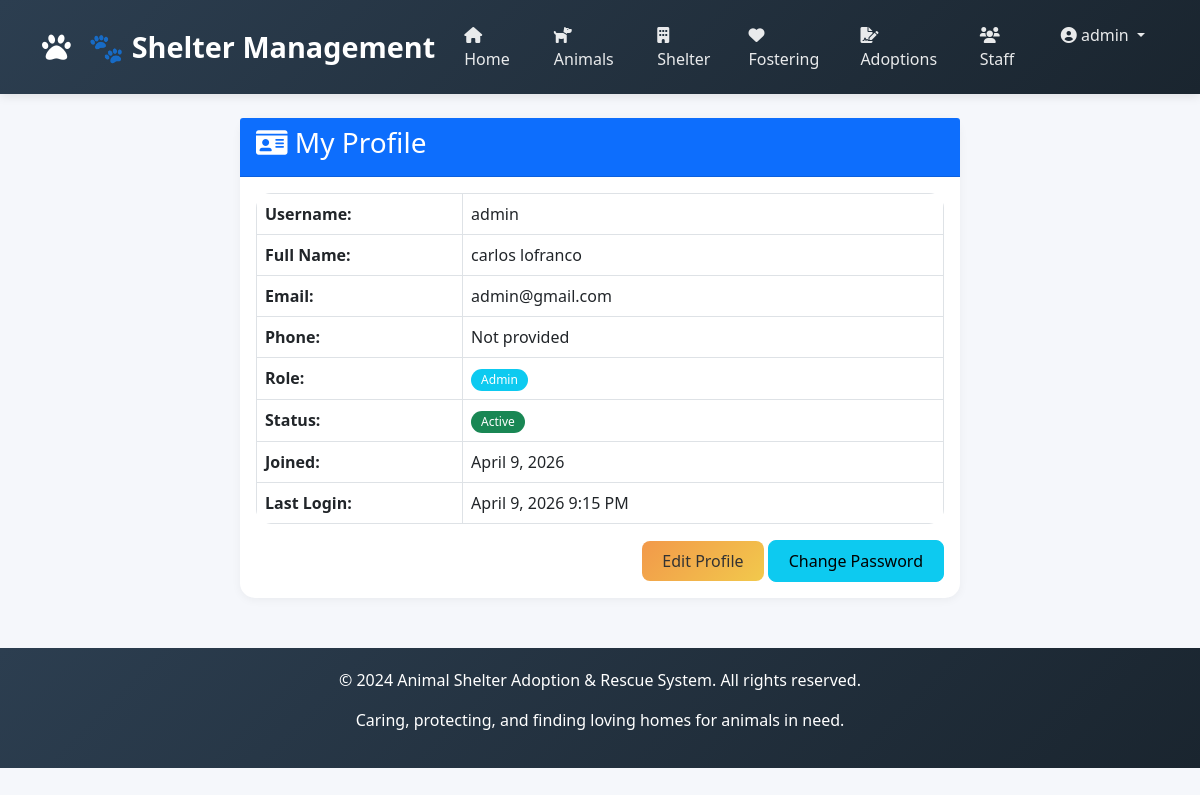
/accounts/profile/ (signed in), run on the app's committed database.
### apps/accounts/models.py (models this page shows, shortened)
class Staff(AbstractUser):
    ROLE_CHOICES = [
        ('Admin', 'Admin'),
        ('Manager', 'Manager'),
        ('Vet', 'Veterinarian'),
        ('Staff', 'Staff'),
        ('Volunteer', 'Volunteer'),
    ]
    staff_id = models.AutoField(primary_key=True)
    first_name = models.CharField(max_length=100)
    last_name = models.CharField(max_length=100)
    role = models.CharField(max_length=20, choices=ROLE_CHOICES, default='Staff')
    phone = models.CharField(max_length=20, blank=True, null=True)
    email = models.EmailField(unique=True)
    username = models.CharField(max_length=100, unique=True)
    status = models.BooleanField(default=True)
    date_joined = models.DateTimeField(default=timezone.now)
    last_login = models.DateTimeField(null=True, blank=True)
    USERNAME_FIELD = 'username'
    REQUIRED_FIELDS = ['email', 'first_name', 'last_name']
    class Meta:
        db_table = 'staff'

### apps/accounts/views.py (the view)
# urls.py: path('profile/', views.profile, name='profile'),
@login_required
def profile(request):
    return render(request, 'accounts/profile.html', {'user': request.user})

### templates/accounts/profile.html
{% extends 'base.html' %}
{% block content %}
<div class="container">
    <div class="row justify-content-center">
        <div class="col-md-8">
            <div class="card">
                <div class="card-header bg-primary text-white">
                    <h3><i class="fas fa-id-card"></i> My Profile</h3>
                </div>
                <div class="card-body">
                    <table class="table table-bordered">
                        <tr>
                            <th width="30%">Username:</th>
                            <td>{{ user.username }}</td>
                        </tr>
                        <tr>
                            <th>Full Name:</th>
                            <td>{{ user.first_name }} {{ user.last_name }}</td>
                        </tr>
                        <tr>
                            <th>Email:</th>
                            <td>{{ user.email }}</td>
                        </tr>
                        <tr>
                            <th>Phone:</th>
                            <td>{{ user.phone|default:"Not provided" }}</td>
                        </tr>
                        <tr>
                            <th>Role:</th>
                            <td><span class="badge bg-info">{{ user.role }}</span></td>
                        </tr>
                        <tr>
                            <th>Status:</th>
                            <td>{% if user.status %}<span class="badge bg-success">Active</span>{% else %}<span class="badge bg-danger">Inactive</span>{% endif %}</td>
                        </tr>
                        <tr>
                            <th>Joined:</th>
                            <td>{{ user.date_joined|date:"F j, Y" }}</td>
                        </tr>
                        <tr>
                            <th>Last Login:</th>
                            <td>{{ user.last_login|date:"F j, Y g:i A"|default:"Never" }}</td>
                        </tr>
                    </table>
                    <div class="text-end">
                        <a href="{% url 'profile_edit' %}" class="btn btn-warning">Edit Profile</a>
                        <a href="{% url 'change_password' %}" class="btn btn-info">Change Password</a>
                    </div>
                </div>
            </div>
        </div>
    </div>
</div>
{% endblock %}

### templates/base.html (shortened to what this page needs)
<!DOCTYPE html>
<html lang="en">
<head>
    <link href="https://cdn.jsdelivr.net/npm/bootstrap@5.1.3/dist/css/bootstrap.min.css" rel="stylesheet">
    <link rel="stylesheet" href="https://cdnjs.cloudflare.com/ajax/libs/font-awesome/6.0.0/css/all.min.css">
</head>
<body>
    <nav class="navbar navbar-expand-lg navbar-dark">
        <div class="container">
            <a class="navbar-brand" href="{% url 'index' %}">
                <i class="fas fa-paw"></i> 🐾 Shelter Management
            </a>
            <div class="collapse navbar-collapse" id="navbarNav">
                <ul class="navbar-nav ms-auto">
                    <li class="nav-item">
                        <a class="nav-link" href="{% url 'index' %}">
                            <i class="fas fa-home"></i> Home
                        </a>
                    </li>
                    <li class="nav-item">
                        <a class="nav-link" href="{% url 'pet_list' %}">
                            <i class="fas fa-dog"></i> Animals
                        </a>
                    </li>
                    <li class="nav-item">
                        <a class="nav-link" href="{% url 'shelter_list' %}">
                            <i class="fas fa-building"></i> Shelter
                        </a>
                    </li>
                    <li class="nav-item">
                        <a class="nav-link" href="{% url 'foster_list' %}">
                            <i class="fas fa-heart"></i> Fostering
                        </a>
                    </li>
                    <li class="nav-item">
                        <a class="nav-link" href="{% url 'adoption_list' %}">
                            <i class="fas fa-file-signature"></i> Adoptions
                        </a>
                    </li>
                    <li class="nav-item">
                        <a class="nav-link" href="{% url 'staff_list' %}">
                            <i class="fas fa-users"></i> Staff
                        </a>
                    </li>
                    {% if user.is_authenticated %}
                        <li class="nav-item dropdown">
                            <a class="nav-link dropdown-toggle" href="#" id="userDropdown" role="button" data-bs-toggle="dropdown">
                                <i class="fas fa-user-circle"></i> {{ user.username }}
                            </a>
                        </li>
                    {% endif %}
                </ul>
            </div>
        </div>
    </nav>
    <div class="container mt-4">
        {% block content %}
        {% endblock %}
    </div>
    <footer>
        <div class="container">
            <p>&copy; 2024 Animal Shelter Adoption & Rescue System. All rights reserved.</p>
            <p>Caring, protecting, and finding loving homes for animals in need.</p>
        </div>
    </footer>
</body>
</html>

### templates/base.html (style rules this page uses)
* { margin: 0; padding: 0; box-sizing: border-box; }
body { font-family: 'Segoe UI', Tahoma, Geneva, Verdana, sans-serif; background-color: #f5f7fb; }
.navbar { background: linear-gradient(135deg, #2c3e50 0%, #1a252f 100%); box-shadow: 0 2px 10px rgba(0,0,0,0.1); padding: 15px 0; }
.navbar-brand { font-size: 1.8rem; font-weight: bold; color: #fff !important; }
.navbar-brand i { margin-right: 10px; }
.nav-link { color: rgba(255,255,255,0.9) !important; font-weight: 500; margin: 0 5px; transition: all 0.3s; }
.card { border: none; border-radius: 15px; box-shadow: 0 2px 10px rgba(0,0,0,0.05); transition: transform 0.3s, box-shadow 0.3s; }
.btn { border-radius: 8px; padding: 8px 20px; font-weight: 500; transition: all 0.3s; }
.btn-warning { background: linear-gradient(135deg, #f2994a 0%, #f2c94c 100%); border: none; color: #333; }
.table { background: white; border-radius: 15px; overflow: hidden; }
footer { background: linear-gradient(135deg, #2c3e50 0%, #1a252f 100%); color: white; padding: 20px; text-align: center; margin-top: 50px; }
.badge { padding: 5px 10px; border-radius: 20px; font-weight: 500; }

### data on the page
Staff: username "admin", first_name "carlos", last_name "lofranco", email "admin@gmail.com", phone "Not provided", role "Admin", date_joined "April 9, 2026", last_login "April 9, 2026 9:15 PM"
